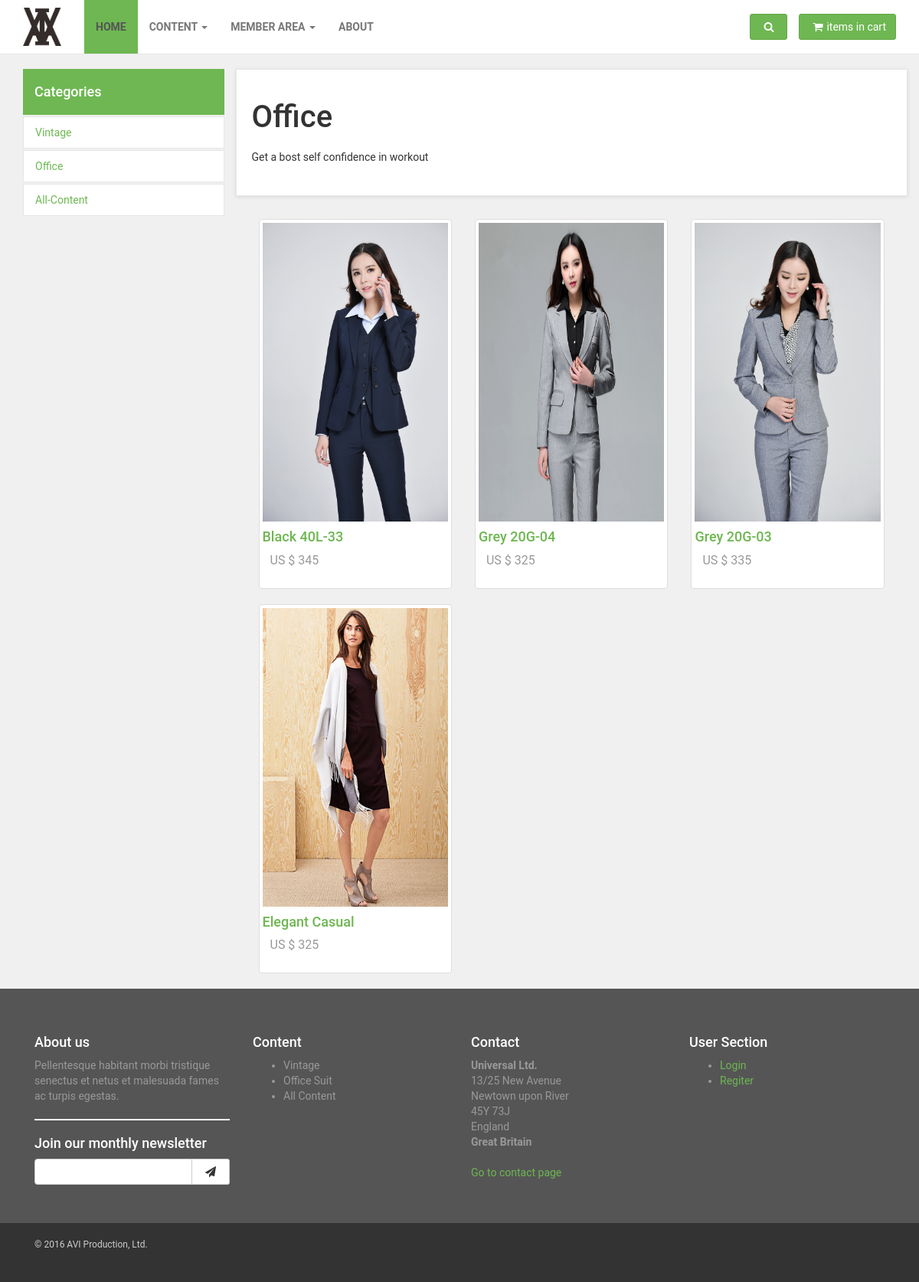
The page /PROJECT_AKHIR/office.php on the database its author committed.
### tables this page shows
CREATE TABLE IF NOT EXISTS `tb_content` (
  `p_id` int(11) NOT NULL AUTO_INCREMENT,
  `p_name` text NOT NULL,
  `p_price` varchar(30) NOT NULL,
  `p_img` text NOT NULL,
  `p_info` longtext NOT NULL,
  `p_label` varchar(20) NOT NULL,
  PRIMARY KEY (`p_id`)
);

### PROJECT_AKHIR/office.php (the view, shortened to what this page needs)
<!DOCTYPE html>
<html lang="en">
<head>
    <link href="css/bootstrap.min.css" rel="stylesheet">
    <link href="css/tambahan.css" rel="stylesheet">
    <link href="css/coba.css" rel="stylesheet">
    <link rel="stylesheet" href="font-awesome/css/font-awesome.min.css">
</head>
<body>
  <div class="container-fluid">
    <div class="row">
  <div class="navbar navbar-default yamm" role="navigation" id="navbar">
    <div class="container">
        <div class="navbar-header">
            <a class="navbar-brand home" href="index.php" data-animate-hover="bounce">
                <img src="img/logo.png" alt="Obaju logo" class="hidden-xs logo-normal">
            </a>
        </div>
        <div class="navbar-collapse collapse" id="navigation">
          <ul class="nav navbar-nav navbar-left">
              <li class="active"><a href="index.php">Home</a>
              </li>
              <li class="dropdown ">
                  <a href="" id="d1" class="dropdown-toggle" data-toggle="dropdown" data-hover="dropdown" aria-hashpopup="true" aria-expanded="true">Content <b class="caret"></b></a>
              </li>
              <li class="dropdown">
                  <a href="" id="d2" class="dropdown-toggle" data-toggle="dropdown" data-hover="dropdown" data-delay="200"  aria-hashpopup="true" aria-expanded="true">Member Area <b class="caret"></b></a>
              </li>
              <li class="">
                  <a href="about.php" >About</a>
              </li>
          </ul>
        </div>
        <div class="navbar-buttons">
            <div class="navbar-collapse collapse right" id="basket-overview">
                <a href="basket.html" class="btn btn-primary navbar-btn"><i class="fa fa-shopping-cart"></i><span class="hidden-sm">items in cart</span></a>
            </div>
            <div class="navbar-collapse collapse right" id="search-not-mobile">
                <button type="button" class="btn navbar-btn btn-primary" data-toggle="collapse" data-target="#search">
                    <i class="fa fa-search"></i>
                </button>
            </div>
        </div>
    </div>
</div>
  </div>
</div>
<br>
        <section id="category" class="bg-light-gray jarak">
            <div class="container-fluid">
          <div class="container-fluid">
            <div class="row">
              <div class="col-md-3">
                <div class="nav nav-pills nav-stacked ">
                  <li class="active"><a href=""><h4>Categories</h4></a></li>
                  <li class="box2"><a href="vintage.php">Vintage</a></li>
                  <li class="box2"><a href="office.php">Office</a></li>
                  <li class="box2"><a href="all.php">All-Content</a></li>
                </div>
              </div>
        <div class="col-md-9">
            <div class="row">
              <div class="col-md-12 box title">
                  <h1>Office</h1>
                  <span>Get a bost self confidence in workout</span>
                  <br>
                  <br>
              </div>
            </div>
              <div class="row">
                <div class="col-md-12 ">
                  <?php
                    include_once("connect.php");
                    $i = 1;
                    $query = mysqli_query($connect, "SELECT * FROM tb_content WHERE p_label='Office' || 'office'");
                    if ($jumlah == 0) { ?>
                      <?php }
                		while($data = mysqli_fetch_assoc($query)) {
                       ?>
                  <div class="col-md-4 col-sm-4">
                        <a href="#" class="thumbnail " data-toggle="modal" data-target="#mymodal<?php echo $i;?>">
                          <img src="img/posting/<?php echo $data['p_img']; ?>" class="img-responsive content-home" alt="">
                              <h4 class="text-primary"><?php echo $data['p_name']; ?></h4>
                              <p class="text-muted"><?php echo $data['p_price']; ?></p>
                        </a>
                  </div>
                  <?php $i++; } ?>
                              </div>
            </div>
          </div>
        </div>
      </div>
            </div>
        </section>
        <footer id="footer">
                    <div class="container">
                        <div class="col-md-3 col-sm-6">
                            <h4 class="uye">About us</h4>
                            <p>Pellentesque habitant morbi tristique senectus et netus et malesuada fames ac turpis egestas.</p>
                            <hr>
                            <h4 class="uye">Join our monthly newsletter</h4>
                            <form>
                                <div class="input-group">
                                    <input type="text" class="form-control">
                                    <span class="input-group-btn">
                                <button class="btn btn-default" type="button"><i class="fa fa-send"></i></button>
                            </span>
                                </div>
                            </form>
                        </div>
                        <div class="col-md-3 col-sm-6">
                            <h4 class="uye">Content</h4>
                            <ul>
                              <li>Vintage</li>
                              <li>Office Suit</li>
                              <li>All Content</li>
                            </ul>
                        </div>
                        <div class="col-md-3 col-sm-6">
                            <h4 class="uye">Contact</h4>
                            <p><strong>Universal Ltd.</strong>
                                <br>13/25 New Avenue
                                <br>Newtown upon River
                                <br>45Y 73J
                                <br>England
                                <br>
                                <strong>Great Britain</strong>
                            </p>
                              <a href="contact.html">Go to contact page</a>
                        </div>
                        <div class="col-md-3 col-sm-6">
                            <h4 class="uye">User Section</h4>
                            <ul>
                                <li><a href="#" data-toggle="modal" data-target="#login-modal">Login</a>
                                </li>
                                <li><a href="register.html">Regiter</a>
                                </li>
                            </ul>
                        </div>
                    </div>
                </footer>
                <div id="copyright">
                          <div class="container">
                              <div class="col-md-6">
                                  <p class="pull-left">© 2016 AVI Production, Ltd.</p>
                              </div>
                          </div>
                      </div>
</body>
</html>

### PROJECT_AKHIR/css/tambahan.css (style rules this page uses)
.box { background: #fff; margin: 0 0 30px; border: solid 1px #e6e6e6; -webkit-box-sizing: border-box; -moz-box-sizing: border-box; box-sizing: border-box; padding: 20px; -webkit-box-shadow: 0 1px 5px rgba(0, 0, 0, 0.1); box-shadow: 0 1px 5px rgba(0, 0, 0, 0.1); }
.content-home { width: 100%; height: 390px; }
.text-muted { color: #999999; font-size: 16px; padding-left: 10px; padding-right: 10px; }
.box2 { background: #fff; border: solid 1px #e6e6e6; }
hr { height: 1px; background-color: white; }
.logo-normal { width: 50px; height: 50px; }
.navbar { margin-bottom: -20px; }
#footer { background: #555555; padding: 50px 0; color: #999999; }
#copyright { background: #333; color: #ccc; padding: 20px 0; font-size: 12px; }
.uye { color: white; }

### PROJECT_AKHIR/css/coba.css (style rules this page uses)
a, button { -webkit-transition: all 0.2s ease-out; -moz-transition: all 0.2s ease-out; transition: all 0.2s ease-out; }
a i.fa, button i.fa { margin: 0 5px; }
h1 { font-weight: 700; font-size: 40px; }
.navbar ul.nav > li > a { text-transform: uppercase; font-weight: bold; }
.navbar #basket-overview { padding: 0; }
.yamm .nav, .yamm .collapse, .yamm .dropup, .yamm .dropdown { position: static; }
.yamm .container { position: relative; }
.nav { margin-bottom: 0; padding-left: 0; list-style: none; }
.nav > li > a { padding: 10px 15px; }
.nav-pills > li > a { border-radius: 0; }
.nav-pills > li.active > a, .nav-pills > li.active > a:hover, .nav-pills > li.active > a:focus { color: #ffffff; background-color: #6eb752; }
.navbar { font-family: "Roboto", Helvetica, Arial, sans-serif; min-height: 70px; border: none; border-bottom: 1px solid transparent; }
@media (min-width: 768px) { .navbar { border-radius: 0; } }
.navbar-collapse { max-height: 340px; overflow-x: visible; padding-right: 15px; padding-left: 15px; }
@media (min-width: 768px) { .navbar-collapse { float: left; width: auto; border-top: 0; box-shadow: none; } }
@media (min-width: 768px) { .navbar-collapse.collapse { display: block !important; height: auto !important; padding-bottom: 0; overflow: visible !important; } }
@media (min-width: 768px) { .navbar-collapse.right { float: right; } }
.container > .navbar-header, .container-fluid > .navbar-header, .container > .navbar-collapse, .container-fluid > .navbar-collapse { margin-right: -15px; margin-left: -15px; }
@media (min-width: 768px) { .container > .navbar-header, .container-fluid > .navbar-header, .container > .navbar-collapse, .container-fluid > .navbar-collapse { margin-right: 0; margin-left: 0; } }
.navbar-brand { float: left; padding: 10px 15px; font-size: 18px; line-height: 20px; height: 70px; }
@media (min-width: 768px) { .navbar > .container .navbar-brand, .navbar > .container-fluid .navbar-brand { margin-left: -15px; } }
.navbar-nav { margin: 12.5px -15px; }
.navbar-nav > li > a { padding-top: 10px; padding-bottom: 10px; line-height: 20px; }
@media (min-width: 768px) { .navbar-nav { float: left; margin: 0; } }
@media (min-width: 768px) { .navbar-nav > li { float: left; } }
@media (min-width: 768px) { .navbar-nav > li > a { padding-top: 25px; padding-bottom: 25px; } }
.navbar-btn { margin-top: 18px; margin-bottom: 18px; }
.navbar-default { background-color: #ffffff; border-bottom-color: #e6e6e6; }
.navbar-default .navbar-brand { color: #777777; }
.navbar-default .navbar-nav > li > a { color: #777777; }
.navbar-default .navbar-nav > .active > a, .navbar-default .navbar-nav > .active > a:hover, .navbar-default .navbar-nav > .active > a:focus { color: #555555; background-color: #6eb752; }
.navbar-default .navbar-collapse { border-color: #e6e6e6; }
body { font-family: "Roboto", Helvetica, Arial, sans-serif; font-size: 14px; line-height: 1.42857143; color: #333333; background-color: #f0f0f0; }
a { color: #6eb752; text-decoration: none; }
hr { margin-top: 20px; margin-bottom: 20px; border: 0; border-top: 1px solid #eeeeee; }
.btn { font-weight: normal; font-family: "Roboto", Helvetica, Arial, sans-serif; padding: 6px 12px; font-size: 14px; line-height: 1.42857143; border-radius: 3px; }
.btn-primary { color: #ffffff; background-color: #6eb752; border-color: #62a946; }
.form-control { -webkit-box-shadow: none; box-shadow: none; }
h1, h2, h3, h4, h5, h6, .h1, .h2, .h3, .h4, .h5, .h6 { font-family: inherit; font-weight: 500; line-height: 1.1; color: inherit; }
h1, .h1, h2, .h2, h3, .h3 { margin-top: 20px; margin-bottom: 20px; }
p, ul, ol { margin: 0 0 20px; }
.text-primary { color: #6eb752; }

### rows shown on the page
tb_content: p_img (picture), p_name "Black 40L-33", p_price "US $ 345"
tb_content: p_img (picture), p_name "Grey 20G-04", p_price "US $ 325"
tb_content: p_img (picture), p_name "Grey 20G-03", p_price "US $ 335"
tb_content: p_img (picture), p_name "Elegant Casual", p_price "US $ 325"
